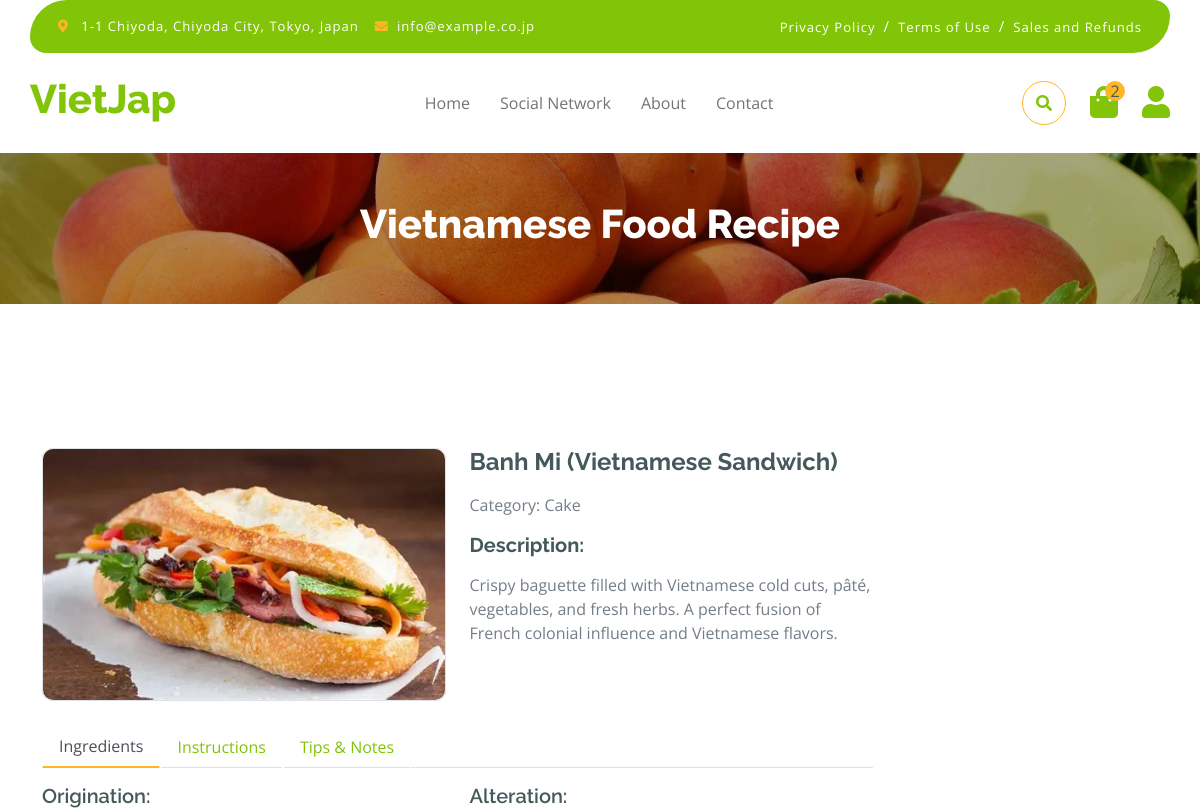
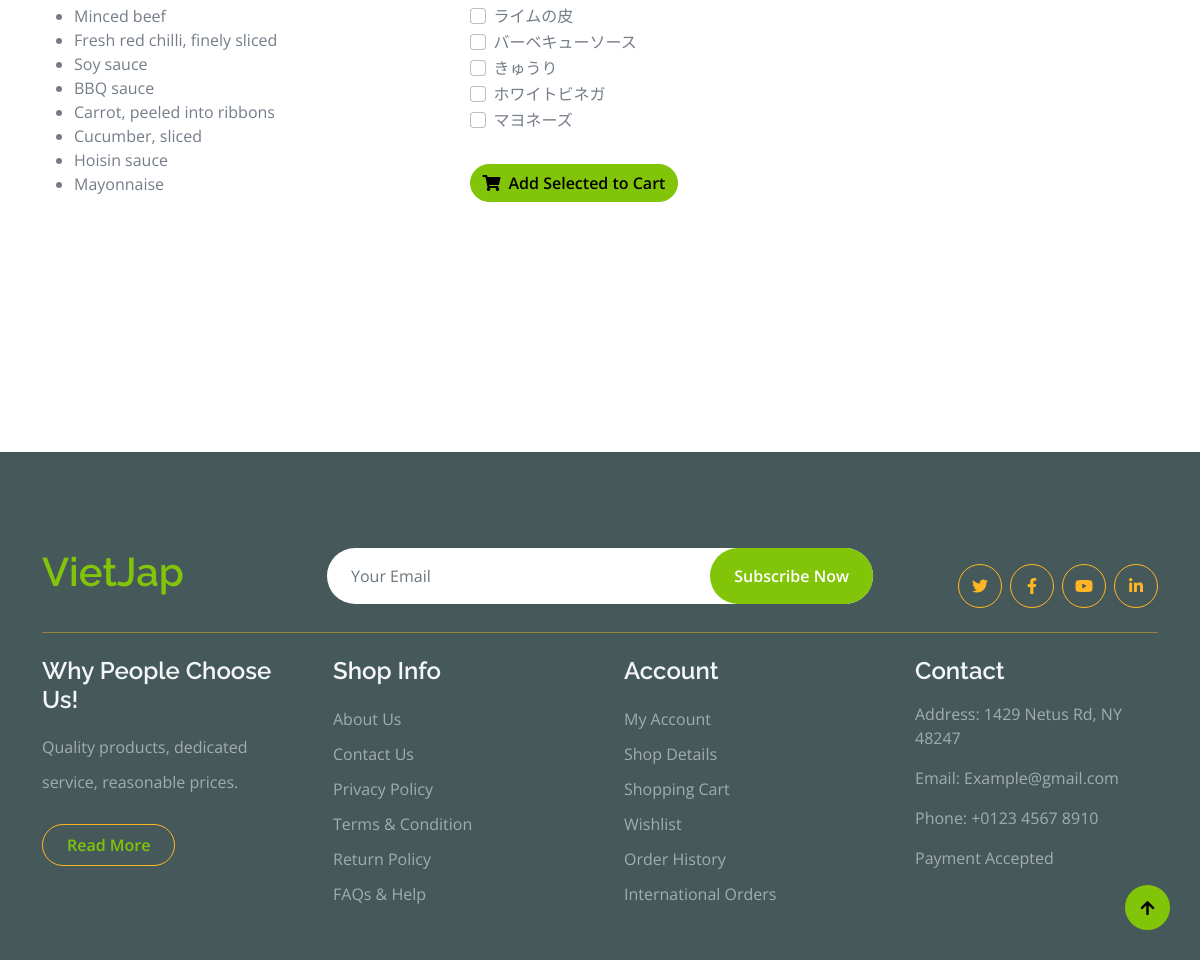
Screenshot of /dish/4/ (signed in) with the database file from the repository (2 pictures, top to bottom).
### dish/models.py (models this page shows, shortened)
class Dish(models.Model):
    id = models.AutoField(primary_key=True)
    name = models.CharField(max_length=255)
    category = models.CharField(max_length=100,null=True, blank=True)
    description = models.TextField()
    instructions = models.TextField(null=True, blank=True)
    notes = models.TextField(null=True, blank=True)
    image = models.ImageField(upload_to='dish/', null=True, blank=True)

class Ingredient(models.Model):
    id = models.AutoField(primary_key=True)
    name = models.CharField(max_length=255)
    category = models.CharField(max_length=100,null=True, blank=True)
    quantity = models.IntegerField(default=0, null=True, blank=True)
    price = models.DecimalField(max_digits=10, decimal_places=2, default=0.00)
    image = models.ImageField(upload_to='ingredient/', null=True, blank=True)

### home/views.py (the view)
# urls.py: path('dish/<int:dish_id>/', views.dish_detail, name='dish_detail'),
def dish_detail(request, dish_id):
    if request.user.is_authenticated:
        user = request.user
        cart, created = Cart.objects.get_or_create(user=user)
        cartDetails = cart.cartdetail_set.all()
        quantity = cart.get_cart_items()
        dish = Dish.objects.get(id=dish_id)
        ingredients = Ingredient.objects.filter(dish_ingredients__dish=dish)
    else:
        cartDetails = []
        cart = None
        quantity = 0
    context = {
        'dish': dish,
        'ingredients': ingredients,
        'cartDetails': cartDetails,
        'quantity': quantity
    }
    return render(request, 'vietnamese-food-detail.html', context)

### cart/models.py (called while the page is built)
    def get_cart_items(self):
        cartDetails = self.cartdetail_set.all()
        quantity = cartDetails.count()
        return quantity

### templates/vietnamese-food-detail.html (shortened to what this page needs)
{% extends 'base.html' %}
{% load static %}
{% block detail-content %}
        <div class="container-fluid page-header py-5">
            <h1 class="text-center text-white display-6" id="dish-title">Vietnamese Food Recipe</h1>
        </div>
        <div class="container-fluid py-5 mt-5">
            <div class="container py-5">
                <div class="row g-4 mb-5">
                    <div class="col-lg-8 col-xl-9">
                        <div class="row g-4">
                            <div class="col-lg-6">
                                <div class="border rounded">
                                    <a href="#" data-lightbox="dish-gallery">
                                        <img id="main-image" src="{{ dish.image.url }}" class="img-fluid rounded" alt="Vietnamese Dish">
                                    </a>
                                </div>
                            </div>
                            <div class="col-lg-6">
                                <h4 class="fw-bold mb-3" id="dish-name">{{ dish.name }}</h4>
                                <p class="mb-3" id="dish-category">Category: {{ dish.category }}</p>
                                <h5 class="fw-bold mb-3">Description:</h5>
                                <p id="dish-description">{{ dish.description }}</p>
                            </div>
                            <div class="col-lg-12">
                                <nav>
                                    <div class="nav nav-tabs mb-3">
                                        <button class="nav-link active border-white border-bottom-0" type="button" role="tab" id="nav-about-tab" data-bs-toggle="tab" data-bs-target="#nav-about" aria-controls="nav-about" aria-selected="true">Ingredients</button>
                                        <button class="nav-link border-white border-bottom-0" type="button" role="tab" id="nav-mission-tab" data-bs-toggle="tab" data-bs-target="#nav-mission" aria-controls="nav-mission" aria-selected="false">Instructions</button>
                                        <button class="nav-link border-white border-bottom-0" type="button" role="tab" id="nav-vision-tab" data-bs-toggle="tab" data-bs-target="#nav-vision" aria-controls="nav-vision" aria-selected="false">Tips & Notes</button>
                                    </div>
                                </nav>
                                <div class="tab-content mb-5">
                                    <div class="tab-pane active" id="nav-about" role="tabpanel" aria-labelledby="nav-about-tab">
                                        <div class="row">
                                            <div class="col-md-6">
                                                <h5>Origination:</h5>
                                                <ul id="broth-ingredients">
                                                    {% for ingredient in ingredients %}
                                                        {% if ingredient.category == "Origin" %}
                                                            <li>{{ ingredient.name }}</li>
                                                        {% endif %}
                                                    {% endfor %}
                                                </ul>
                                            </div>
                                            <div class="col-md-6">
                                                <h5>Alteration:</h5>
                                                <form id="serving-ingredients-form">
                                                    <ul id="serving-ingredients" class="list-unstyled">
                                                        {% for ingredient in ingredients %}
                                                            {% if ingredient.category == "Alter" %}
                                                                <li>
                                                                    <div class="form-check">
                                                                        <input class="form-check-input" type="checkbox" id="serving-ingredient-{{ ingredient.id }}">
                                                                        <label class="form-check-label" for="serving-ingredient-{{ ingredient.id }}">{{ ingredient.name }}</label>
                                                                    </div>
                                                                </li>
                                                            {% endif %}
                                                        {% endfor %}
                                                    </ul>
                                                    <a href="{% url 'cart' %}" type="button" class="btn btn-primary rounded-pill mt-3" id="add-to-cart-btn">
                                                        <i class="fa fa-shopping-cart me-2"></i>Add Selected to Cart
                                                    </a>
                                                </form>
                                            </div>
                                        </div>
                                    </div>
                                </div>
                            </div>
                        </div>
                    </div>
                </div>
            </div>
        </div>
{% endblock detail-content %}

### static/css/style.css (style rules this page uses)
.btn { font-weight: 600; transition: .5s; }
.page-header { position: relative; background: linear-gradient(rgba(0, 0, 0, 0.3), rgba(0, 0, 0, 0.3)), url(../img/cart-page-header-img.jpg); background-position: center center; background-repeat: no-repeat; background-size: cover; }
@media (min-width: 992px) { .hero-header, .page-header { margin-top: 152px !important; } }
.nav.nav-tabs .nav-link.active { border-bottom: 2px solid var(--bs-secondary) !important; }

### rows the page displays
Dish: image (picture), name "Banh Mi (Vietnamese Sandwich)", category "Cake", description "Crispy baguette filled with Vietnamese cold cuts, pâté, vegetables, and fresh herbs. A perfect fusion of French colonial influence and Vietnamese flavors."
Ingredient: name "Minced beef"
Ingredient: name "Fresh red chilli, finely sliced"
Ingredient: name "Soy sauce"
Ingredient: name "BBQ sauce"
Ingredient: name "Carrot, peeled into ribbons"
Ingredient: name "Cucumber, sliced"
Ingredient: name "Hoisin sauce"
Ingredient: name "Mayonnaise"
Ingredient: name "ライムの皮"
Ingredient: name "バーベキューソース"
Ingredient: name "きゅうり"
Ingredient: name "ホワイトビネガ"
Ingredient: name "マヨネーズ"

### other values shown
{{ quantity|default:0 }} "2"
